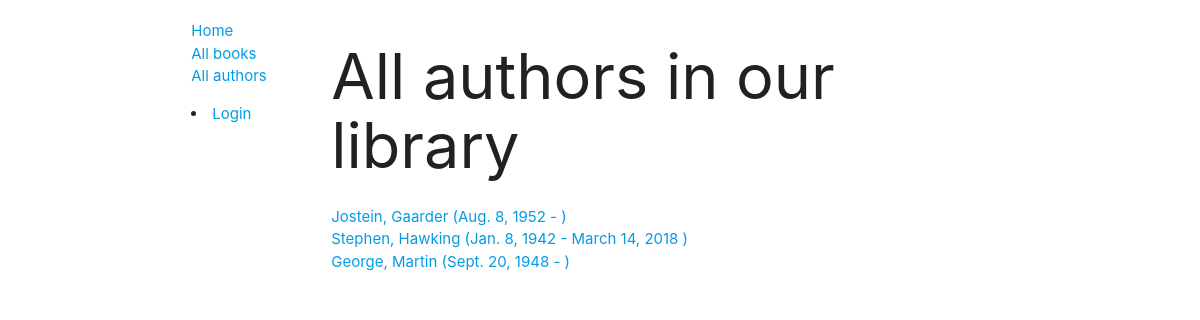
The app's page /catalog/authors/, older data.
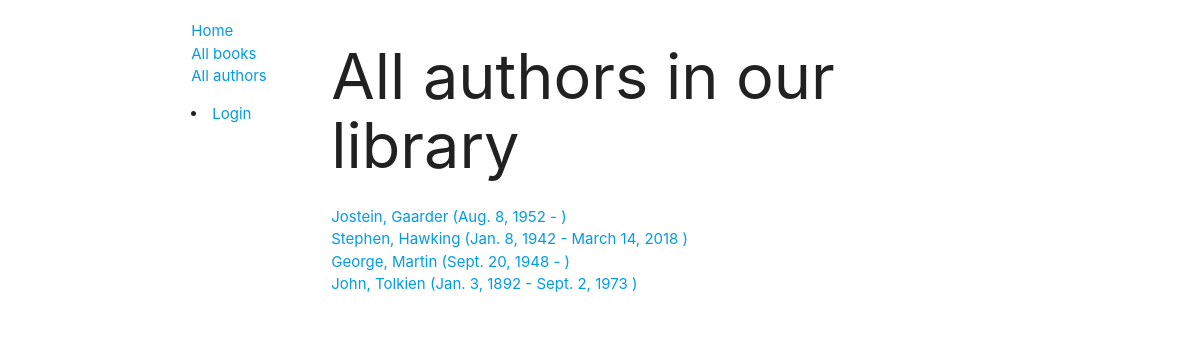
The same page, newer data.
### catalog/models.py (models this page shows, shortened)
class Author(models.Model):
    first_name = models.CharField(max_length=100)
    last_name = models.CharField(max_length=100)
    date_of_birth = models.DateField('birth', null=True, blank=True)
    date_of_death = models.DateField('died', null=True, blank=True)
    class Meta:
        ordering = ['last_name', 'first_name']
        permissions = (('can_alter_author', 'Change author properties'),)
    def get_absolute_url(self):
        return reverse('author-detail', args=[str(self.id)])

### catalog/views.py (the view)
# urls.py: path('authors/', views.AuthorListView.as_view(), name='authors'),
class AuthorListView(generic.ListView):
    model = Author
    paginate_by = 10

### catalog/templates/catalog/author_list.html
{% extends "base_generic.html" %}
{% block content %}
    <h1>All authors in our library</h1>
    {% if author_list %}
        <ul>
            {% for author in author_list %}
            <li>
                <a href="{{ author.get_absolute_url }}">
                {{ author.first_name }}, {{ author.last_name }} ({{ author.date_of_birth }} - {% if author.date_of_death %} {{ author.date_of_death }} {% endif %})
                </a>
            </li>
            {% endfor %}
        </ul>
    {% else %}
        <p>There are no authors in this library.</p>
    {% endif %}
{% endblock %}

### catalog/templates/base_generic.html (shortened to what this page needs)
<!DOCTYPE html>
<html lang="en">
<head>
    {% load static %}
    <link rel="stylesheet" href="{% static 'css/styles.css' %}">
    <link type="text/css" rel="stylesheet" href="{% static 'css/materialize.css' %}" media="screen,projection">
</head>
<body>
    <div class="container">
        <div class="row">
            <div class="col s2">
                {% block sidebar %}
                    <ul class="sidebar-nav">
                        <li><a href="{% url 'index' %}">Home</a></li>
                        <li><a href="{% url 'books' %}">All books</a></li>
                        <li><a href="{% url 'authors' %}">All authors</a></li>
                    </ul>
                    {% if user.is_authenticated %}
                        <li>User> {{ user.get_username }}</li>
                        <li><a href="{% url 'my-borrowed' %}">My Borrowed</a></li>
                        <li><a href="{% url 'logout' %}?next={{ request.path }}">Logout</a></li>
                    {% else %}
                        <li><a href="{% url 'login' %}?next={{ request.path }}">Login</a></li>
                    {% endif %}
                {%  endblock %}
            </div>
            <div class="col s10">
                {% block content %}{% endblock %}
            </div>
        </div>
    </div>
</body>
</html>

### catalog/static/css/styles.css (style rules this page uses)
.sidebar-nav { margin-top: 20px; padding: 0; list-style: none; }

Row changes from the older to the newer data that the page shows:
added Author: first_name "John", last_name "Tolkien", date_of_birth "Jan. 3, 1892", date_of_death "Sept. 2, 1973"
